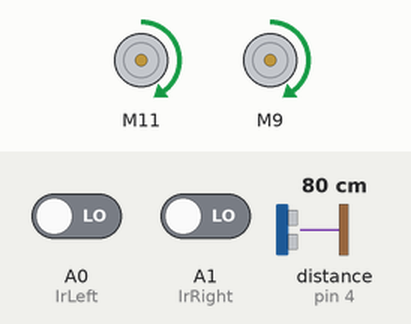
Simulated run of this sketch. Board: Arduino Uno, built with avr-gcc and run on an emulated ATmega328P. Shown: 2 × DC motor (green arrow = forward, orange = backward, longer = faster). Wiring (inferred from the names in the program): ultrasonic range finder: trigger pin 5; echo pin 4. The inputs (shaded band) are chosen by the test bench; at power-on: distance to the obstacle (sensor on pin 4) 80 cm, A0 (IrLeft) LOW, A1 (IrRight) LOW. The echo pulse lasts 58.3 µs per cm.

Above: at 1.2 s.
1.3 s: distance to the obstacle (sensor on pin 4) set to 18 cm
2.8 s: distance to the obstacle (sensor on pin 4) set to 15 cm
At 3.9 s:
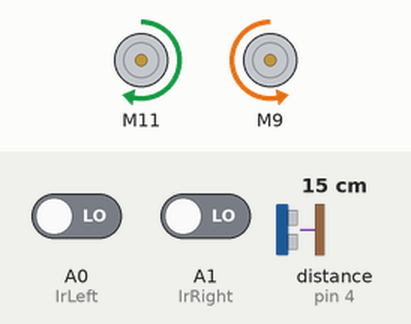
At 5.0 s:
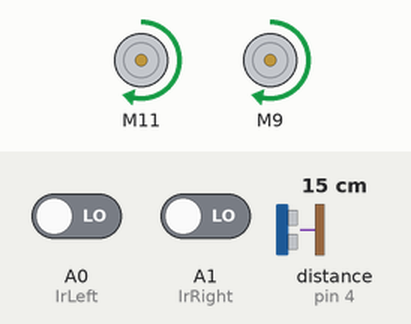
Timing chart, 0 to 6.5 s (numbered marks = the images above; inputs shaded):
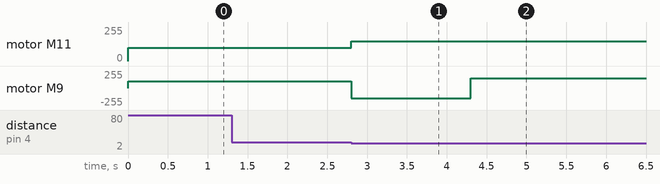

The sketch:

obstacle_follow_junction.ino
```cpp
#include "CytronMotorDriver.h"
CytronMD MotorLeft(PWM_PWM, 11,10);
CytronMD MotorRight(PWM_PWM,9,3);

#define IrLeft A0
#define IrRight A1
#define trig 5
#define echo 4

long duration;
long distance;

void motorMove(int left, int right){
  MotorLeft.setSpeed(left);
  MotorRight.setSpeed(right);
}

void setup() {
  // put your setup code here, to run once:
  pinMode(IrLeft, INPUT);
  pinMode(IrRight, INPUT);
  pinMode(trig, OUTPUT);
  pinMode(echo, INPUT);

}

void loop() {
  // put your main code here, to run repeatedly:
  distance=20;
  while (distance>15){
    digitalWrite(trig, LOW);
    delayMicroseconds(2);
    digitalWrite(trig, HIGH);
    delayMicroseconds(10);
    digitalWrite(trig,LOW);
    duration=pulseIn(echo, HIGH);
    distance=0.017*duration;
    motorMove(100,100);
  }
  motorMove(150,-150);
  delay(1500);
  while (digitalRead(IrLeft)==LOW && digitalRead(IrRight)==LOW){
    motorMove(150,150);
  }
  delay(1000);
  while (digitalRead(IrLeft)==LOW || digitalRead(IrRight)==LOW){
    if (digitalRead(IrLeft)==LOW && digitalRead(IrRight)==LOW){
      motorMove(150,150);
    }else if (digitalRead(IrLeft)==HIGH){
      motorMove(0,150);
    }else if (digitalRead(IrLeft)==HIGH){
      motorMove(150,0);
    }
  }

}
```

Measured:
- the behaviour switches between 17 and 16 cm on distance to the obstacle (sensor on pin 4) (found by bisection; images 0 and 1)
- after the input at 1.3 s, every drawn part: stays the same
- after the input at 2.8 s, motor M11: forward 100/255 → forward 150/255 at once; motor M9: forward 100/255 → backward 150/255 at once, → forward 150/255 1.5 s later
